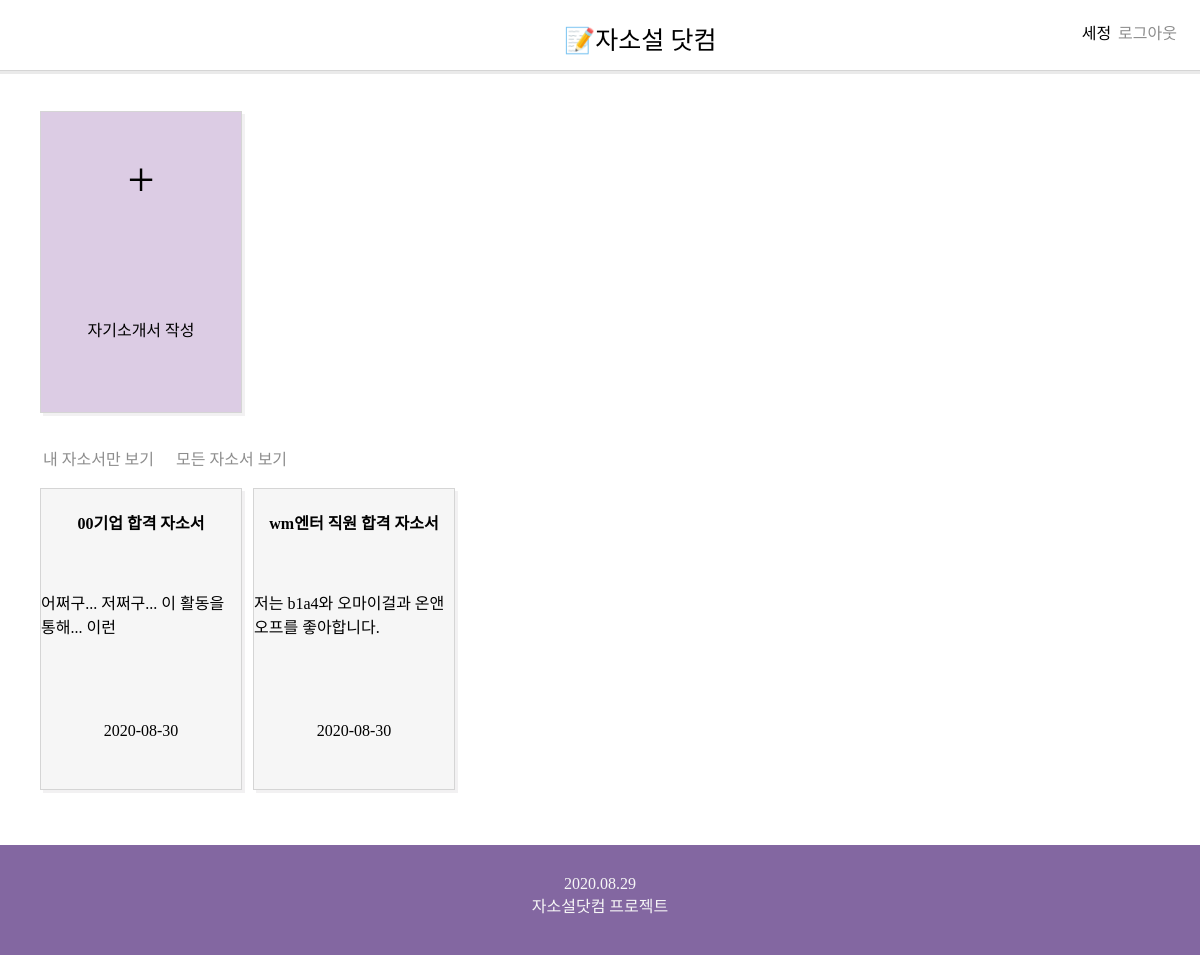
Screenshot of / (signed in) with the database file from the repository.
### jssapp/models.py (models this page shows, shortened)
class Jasoseol(models.Model):
    title = models.CharField(max_length=50)
    content = models.TextField()
    upload_at = models.DateTimeField(auto_now=True)
    author = models.ForeignKey(User, on_delete=models.CASCADE)
    def summaryB(self):
        return self.content[:30]

### jssapp/views.py (the view)
# urls.py: path('', views.index, name='index'),
def index(request):
    all_jss = Jasoseol.objects.all()
    return render(request, 'index.html', {'all_jss':all_jss})

### jssapp/templates/index.html (shortened to what this page needs)
{%extends 'tem.html'%}
{%block contents%}
<div class="box">
    <div class="make_jss" onclick="location.href='/create/'">
        <div class="plus_btn">
                +
        </div>
        <p class="create">자기소개서 작성</p>
    </div>
    <br>
    <div class="btn" onclick="location.href='/myindex/'">내 자소서만 보기</div> &nbsp;&nbsp;
    <div class="btn" onclick="location.href='/'">모든 자소서 보기</div><br><br>
    {%for jss in all_jss%}
    <div class="all_jss" onclick="location.href='/detail/{{jss.id}}'">
        <h4 class="title">{{jss.title}}</h4>
        <p>{{jss.summaryB}}</p>
        <p>{{jss.upload_at|date:"Y-m-d"}}</p>
    </div>
    {%endfor%}
</div>
{%endblock%}

### jssProj/templates/tem.html (shortened to what this page needs)
{%load static%}
<!DOCTYPE html>
<html>
<head>
    <link rel='stylesheet' type='text/css' href='{%static 'index.css'%}'>
</head>
<body>
    <div id="nav">
        <span class="logo" onclick="location.href='/'">📝자소설 닷컴</span>
        <div id="profile">
            {%if user.is_authenticated%}
            {{user}}
            <div class="btn" onclick="location.href='/accounts/logout/'">로그아웃</div>
            {%else%}
            <div class="btn" onclick="location.href='/accounts/signup/'">회원가입하기</div>
            <div class="btn" onclick="location.href='/accounts/login/'">로그인</div>
            {%endif%}
    </div>
    </div>
{%block contents%}
{%endblock%}
<footer>
    2020.08.29 <br>
    자소설닷컴 프로젝트
</footer>
</body>
</html>

### jssapp/static/index.css (style rules this page uses)
body { margin:0 0; padding:0; font-family: 'NanumBarunGothic'; }
.make_jss, .all_jss { width: 200px; height: 300px; border: 1px solid #D5D5D5; display: flex; align-items: center; flex-direction: column; margin-bottom: 15px; margin-right: 7px; box-shadow: 3px 3px #f2f1f2 ; }
.all_jss { display: inline-flex; background-color: #F6F6F6; transition: background-color 1s; }
.make_jss { background-color:#dccce4; transition: background-color 1s; }
.plus_btn { flex:1; display:flex; align-items: center; font-size: 3rem; }
p { flex:1; display: flex; align-items: center; }
#nav { width:100%; height: 50px; padding-top:20px; border-bottom: 1px #D5D5D5 solid; box-shadow: 0px 3px #EAEAEA; }
.logo { position: relative; left: 47%; font-family: 'paybooc-Bold'; font-size: 25px; }
#profile { display: inline; float: right; margin-right: 20px; }
.box { margin: 40px; }
.btn { color: #8D8D8D; display: inline; margin: 3px; border-radius: 3px; }
footer { position: relative; width: 100%; height: 80px; background-color: rgb(131,103,161); text-align: center; padding-top: 30px; color: #F6F6F6; }

### rows the page displays
Jasoseol: title "00기업 합격 자소서", summaryB "어쩌구... 저쩌구... 이 활동을 통해... 이런", upload_at "2020-08-30"
Jasoseol: title "wm엔터 직원 합격 자소서", summaryB "저는 b1a4와 오마이걸과 온앤오프를 좋아합니다.", upload_at "2020-08-30"

### other values shown
{{ user }} "세정"
